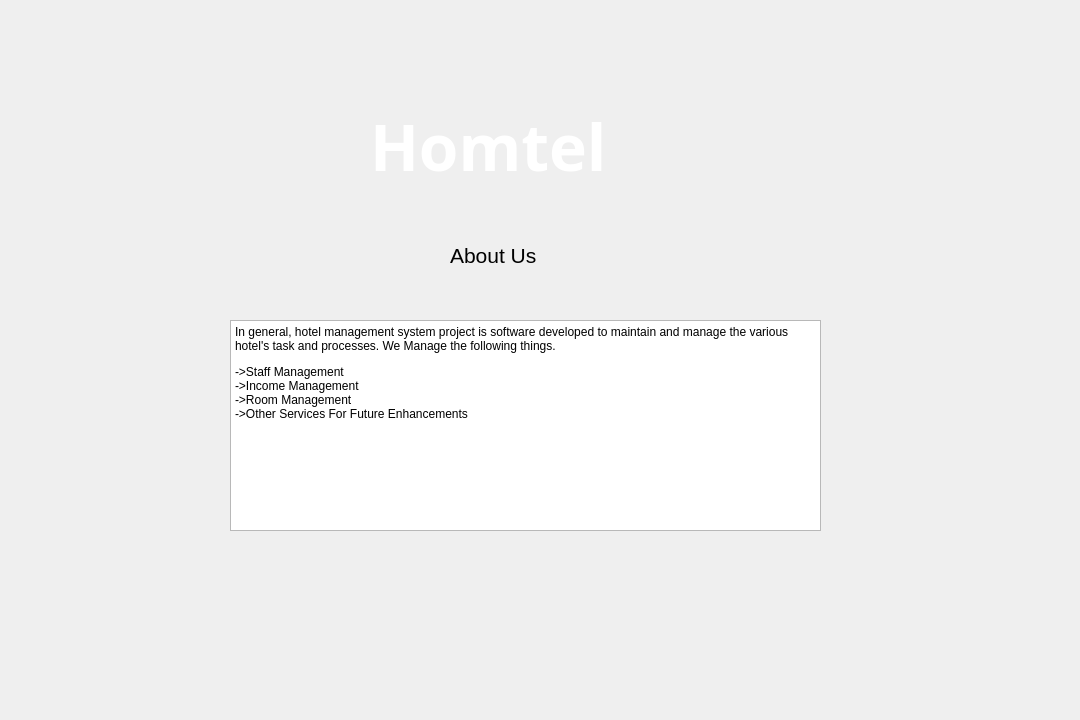
<?xml version="1.0" encoding="UTF-8"?>
<ui version="4.0">
 <class>Welcome</class>
 <widget class="QDialog" name="Welcome">
  <property name="enabled">
   <bool>true</bool>
  </property>
  <property name="geometry">
   <rect>
    <x>0</x>
    <y>0</y>
    <width>1080</width>
    <height>720</height>
   </rect>
  </property>
  <property name="windowTitle">
   <string>Dialog</string>
  </property>
  <widget class="QLabel" name="label">
   <property name="geometry">
    <rect>
     <x>-110</x>
     <y>-110</y>
     <width>1211</width>
     <height>801</height>
    </rect>
   </property>
   <property name="text">
    <string/>
   </property>
   <property name="pixmap">
    <pixmap>Image/R.jpg</pixmap>
   </property>
   <property name="scaledContents">
    <bool>true</bool>
   </property>
  </widget>
  <widget class="QLabel" name="label_3">
   <property name="geometry">
    <rect>
     <x>370</x>
     <y>-30</y>
     <width>371</width>
     <height>351</height>
    </rect>
   </property>
   <property name="font">
    <font>
     <family>Segoe Print</family>
     <pointsize>48</pointsize>
     <bold>true</bold>
     <strikeout>false</strikeout>
    </font>
   </property>
   <property name="styleSheet">
    <string notr="true">
color: rgb(255, 255, 255);</string>
   </property>
   <property name="text">
    <string>Homtel</string>
   </property>
  </widget>
  <widget class="QLabel" name="label_2">
   <property name="geometry">
    <rect>
     <x>90</x>
     <y>20</y>
     <width>341</width>
     <height>201</height>
    </rect>
   </property>
   <property name="text">
    <string/>
   </property>
   <property name="pixmap">
    <pixmap>C:/Users/aayus/Downloads/Screenshot_2022-11-30_093448-removebg-preview.png</pixmap>
   </property>
  </widget>
  <widget class="QLabel" name="label_4">
   <property name="geometry">
    <rect>
     <x>190</x>
     <y>220</y>
     <width>651</width>
     <height>391</height>
    </rect>
   </property>
   <property name="styleSheet">
    <string notr="true">border-radius:30px;</string>
   </property>
   <property name="text">
    <string/>
   </property>
   <property name="pixmap">
    <pixmap resource="Resources.qrc">:/Image/output-onlinepngtools (2).png</pixmap>
   </property>
   <property name="scaledContents">
    <bool>true</bool>
   </property>
  </widget>
  <widget class="QLabel" name="label_5">
   <property name="geometry">
    <rect>
     <x>450</x>
     <y>240</y>
     <width>141</width>
     <height>31</height>
    </rect>
   </property>
   <property name="font">
    <font>
     <pointsize>16</pointsize>
    </font>
   </property>
   <property name="text">
    <string>About Us</string>
   </property>
  </widget>
  <widget class="QTextBrowser" name="textBrowser">
   <property name="geometry">
    <rect>
     <x>230</x>
     <y>320</y>
     <width>591</width>
     <height>211</height>
    </rect>
   </property>
   <property name="html">
    <string>&lt;!DOCTYPE HTML PUBLIC &quot;-//W3C//DTD HTML 4.0//EN&quot; &quot;http://www.w3.org/TR/REC-html40/strict.dtd&quot;&gt;
&lt;html&gt;&lt;head&gt;&lt;meta name=&quot;qrichtext&quot; content=&quot;1&quot; /&gt;&lt;meta charset=&quot;utf-8&quot; /&gt;&lt;style type=&quot;text/css&quot;&gt;
p, li { white-space: pre-wrap; }
hr { height: 1px; border-width: 0; }
&lt;/style&gt;&lt;/head&gt;&lt;body style=&quot; font-family:'Segoe UI'; font-size:9pt; font-weight:400; font-style:normal;&quot;&gt;
&lt;p style=&quot; margin-top:12px; margin-bottom:12px; margin-left:0px; margin-right:0px; -qt-block-indent:0; text-indent:0px;&quot;&gt;In general, hotel management system project is software developed to maintain and manage the various hotel's task and processes. We Manage the following things.&lt;/p&gt;
&lt;p style=&quot; margin-top:0px; margin-bottom:0px; margin-left:0px; margin-right:0px; -qt-block-indent:0; text-indent:0px;&quot;&gt;-&amp;gt;Staff Management&lt;/p&gt;
&lt;p style=&quot; margin-top:0px; margin-bottom:0px; margin-left:0px; margin-right:0px; -qt-block-indent:0; text-indent:0px;&quot;&gt;-&amp;gt;Income Management&lt;/p&gt;
&lt;p style=&quot; margin-top:0px; margin-bottom:0px; margin-left:0px; margin-right:0px; -qt-block-indent:0; text-indent:0px;&quot;&gt;-&amp;gt;Room Management&lt;/p&gt;
&lt;p style=&quot; margin-top:0px; margin-bottom:0px; margin-left:0px; margin-right:0px; -qt-block-indent:0; text-indent:0px;&quot;&gt;-&amp;gt;Other Services For Future Enhancements&lt;img src=&quot;:/Image/output-onlinepngtools (2).png&quot; /&gt;&lt;/p&gt;&lt;/body&gt;&lt;/html&gt;</string>
   </property>
  </widget>
 </widget>
 <resources>
  <include location="Resources.qrc"/>
 </resources>
 <connections/>
</ui>
